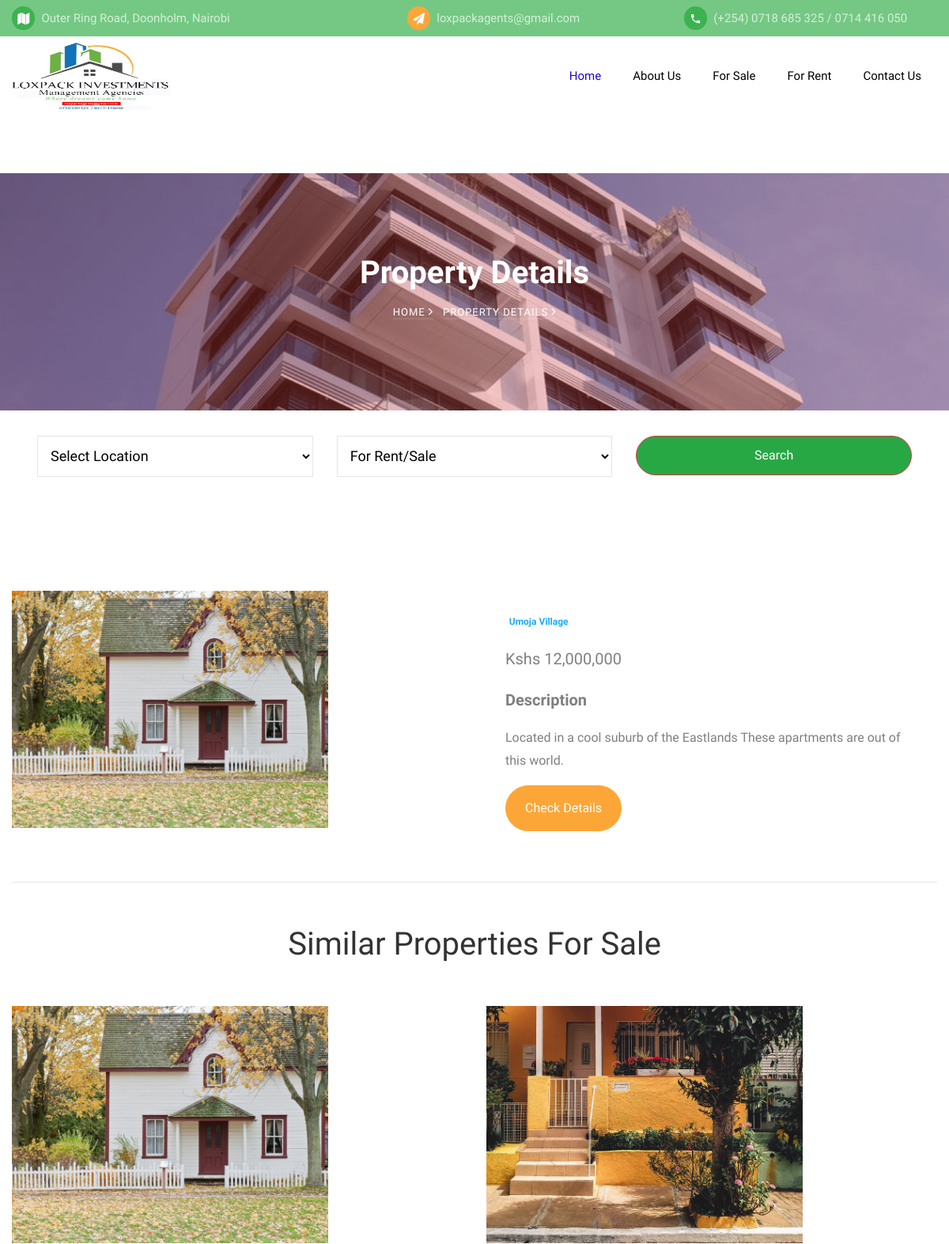
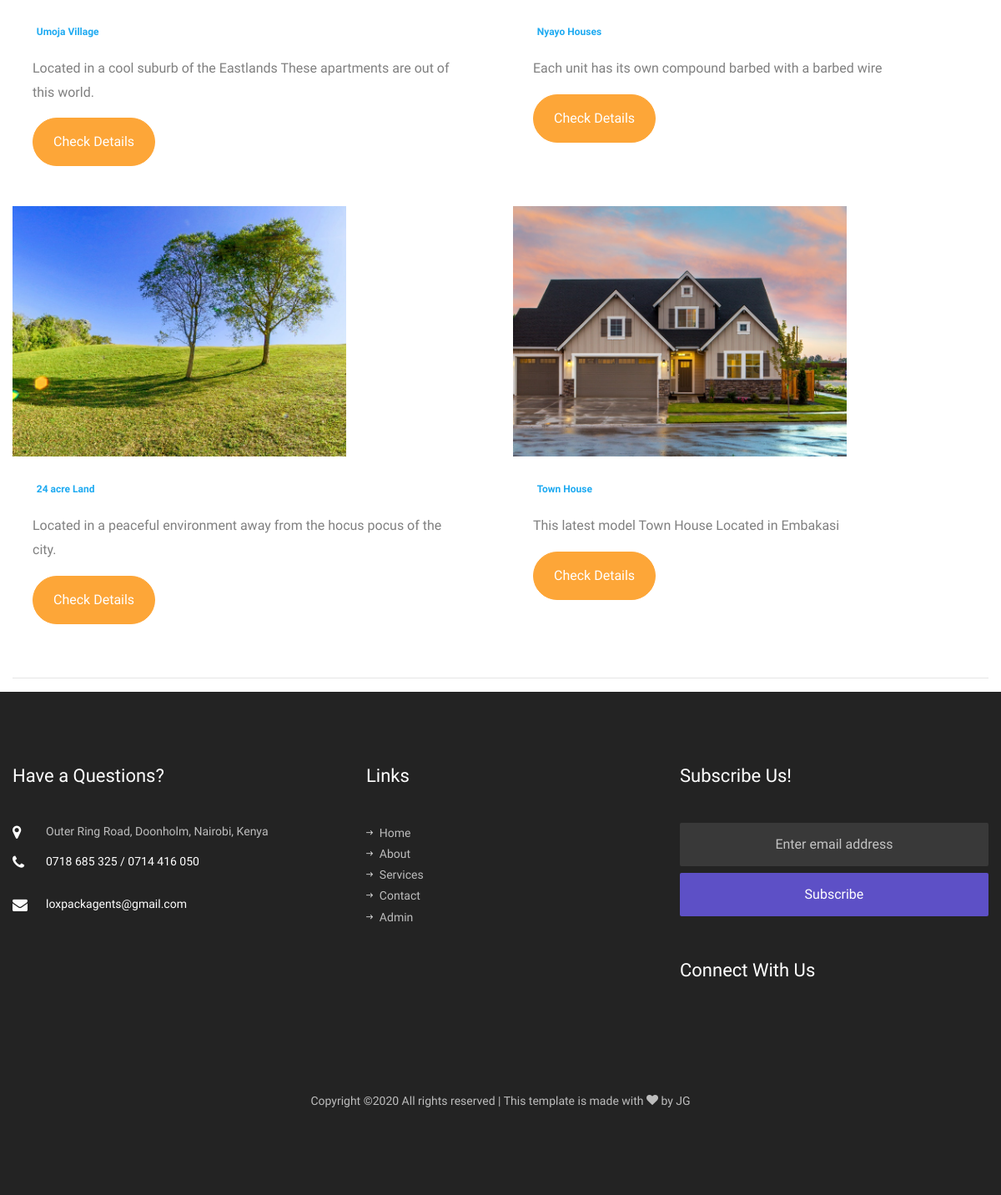
Screenshot of /property/5/ with the database file from the repository (2 pictures, top to bottom).
### property/models.py (models this page shows, shortened)
class Property(models.Model):
    name = models.CharField(max_length=100)
    image = models.ImageField(default='default.jpg', upload_to='property_pics')
    description = models.TextField(default='Modern Apartments')
    price = models.IntegerField(default='0')
    category = models.ForeignKey(Category, on_delete=models.CASCADE)
    status = models.ForeignKey(Status, on_delete=models.CASCADE)
    uniqueness = models.ForeignKey(Unique, on_delete=models.CASCADE)
    area = models.ForeignKey(Area, on_delete=models.CASCADE)

class Status(models.Model):
    name = models.CharField(max_length=100)
    def __str__(self):
        return self.name

### loxpack/views.py (the view)
# urls.py: path('property/<int:pk>/', views.pproperty, name='loxpack-property'),
def pproperty(request, pk):
    stat = Property.objects.get(pk=pk).status
    context = {
        'property' : Property.objects.get(pk=pk),
        'location' : Area.objects.all(),
        'stat' : Property.objects.filter(status__name=stat),
        'stats' : Status.objects.all(),
        'text' : 'Property Details',
    }
    return render(request, 'loxpack/property.html', context)

### loxpack/templates/loxpack/property.html (shortened to what this page needs)
{% extends 'loxpack/base.html' %}
{% load static %}
{% load humanize %}
{% block content %}
<main class="mt-5 pt-4">
  {% include 'loxpack/hero.html' %}
  {% include 'loxpack/search_bar.html' %}
    <div class="container dark-grey-text mt-5">
      <div class="row wow fadeIn">
        <div class="col-md-6 mb-4">
          <img src="{{property.image.url}}" class="img-fluid" alt="" height=300 width=400>
        </div>
        <div class="col-md-6 mb-4">
          <div class="p-4">
            <div class="mb-3">
              <a href="">
                <span class="badge purple mr-1">{{ property.name}}</span>
              </a>
            </div>
            <p class="lead">
              <span>Kshs {{ property.price|intcomma }}</span>
            </p>
            <p class="lead font-weight-bold">Description</p>
            <p>{{ property.description }}</p>
            <div class="faded">
              <p class="mb-0"><a href="{% url 'loxpack-property' pk=property.id %}" class="btn btn-secondary px-4 py-3">Check Details</a></p>
            </div>
          </div>
        </div>
      </div>
      <hr>
    </div>
    <div class="container dark-grey-text mt-5">
      <div class="text-center mb-5">
        <h1>Similar Properties {{property.status}}</h1>
      </div>
      <div class="row wow fadeIn">
        {% for stat in stat %}
        <div class="col-md-6 mb-4">
          <a href="{% url 'loxpack-property' pk=stat.id %}">
            <img src="{{stat.image.url}}" class="img-fluid" alt="" height=300 width=400>
          </a>
          <div class="p-4">
            <div class="mb-3">
              <a href="{% url 'loxpack-property' pk=stat.id %}">
                <span class="badge purple mr-1">{{stat.name}}</span>
              </a>
            </div>
            <p>{{stat.description}}</p>
            <div class="faded">
              <p class="mb-0"><a href="{% url 'loxpack-property' pk=stat.id %}" class="btn btn-secondary px-4 py-3">Check Details</a></p>
            </div>
          </div>
        </div>
        {% endfor %}
      </div>
      <hr>
    </div>
  </main>
{% endblock content %}

### rows the page displays
Property: image (picture), name "Umoja Village", price "12,000,000", description "Located in a cool suburb of the Eastlands These apartments are out of this world.", status "For Sale"
Property: image (picture), name "Nyayo Houses", description "Each unit has its own compound barbed with a barbed wire"
Property: image (picture), name "24 acre Land", description "Located in a peaceful environment away from the hocus pocus of the city."
Property: image (picture), name "Town House", description "This latest model Town House Located in Embakasi"

### other values shown
{{ text }} "Property Details"
{{ text }} "PROPERTY DETAILS"
